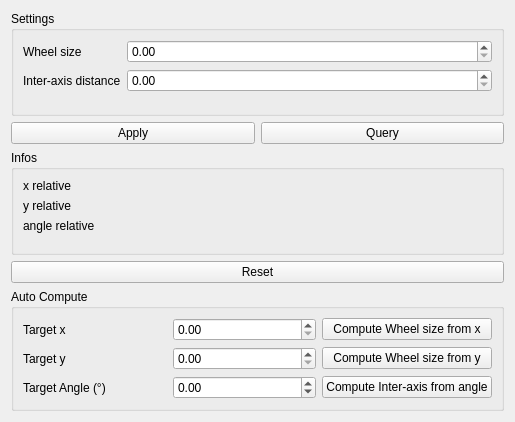
<?xml version="1.0" encoding="UTF-8"?>
<ui version="4.0">
 <class>OdometryWindow</class>
 <widget class="QWidget" name="OdometryWindow">
  <property name="geometry">
   <rect>
    <x>0</x>
    <y>0</y>
    <width>515</width>
    <height>422</height>
   </rect>
  </property>
  <property name="windowTitle">
   <string>Odométrie</string>
  </property>
  <layout class="QVBoxLayout" name="verticalLayout">
   <item>
    <widget class="QGroupBox" name="groupBox">
     <property name="title">
      <string>Settings</string>
     </property>
     <layout class="QFormLayout" name="formLayout">
      <item row="0" column="0">
       <widget class="QLabel" name="label">
        <property name="text">
         <string>Wheel size</string>
        </property>
       </widget>
      </item>
      <item row="0" column="1">
       <widget class="QDoubleSpinBox" name="wheelSize">
        <property name="maximum">
         <double>999.990000000000009</double>
        </property>
       </widget>
      </item>
      <item row="1" column="0">
       <widget class="QLabel" name="label_2">
        <property name="text">
         <string>Inter-axis distance</string>
        </property>
       </widget>
      </item>
      <item row="1" column="1">
       <widget class="QDoubleSpinBox" name="interAxisDistance">
        <property name="maximum">
         <double>999.990000000000009</double>
        </property>
       </widget>
      </item>
     </layout>
    </widget>
   </item>
   <item>
    <layout class="QHBoxLayout" name="horizontalLayout">
     <item>
      <widget class="QPushButton" name="applyButton">
       <property name="text">
        <string>Apply</string>
       </property>
      </widget>
     </item>
     <item>
      <widget class="QPushButton" name="queryButton">
       <property name="text">
        <string>Query</string>
       </property>
      </widget>
     </item>
    </layout>
   </item>
   <item>
    <widget class="QGroupBox" name="groupBox_2">
     <property name="title">
      <string>Infos</string>
     </property>
     <layout class="QFormLayout" name="formLayout_2">
      <item row="0" column="0">
       <widget class="QLabel" name="label_3">
        <property name="text">
         <string>x relative</string>
        </property>
       </widget>
      </item>
      <item row="0" column="1">
       <widget class="QLabel" name="xRelativeLabel">
        <property name="text">
         <string/>
        </property>
       </widget>
      </item>
      <item row="1" column="0">
       <widget class="QLabel" name="label_5">
        <property name="text">
         <string>y relative</string>
        </property>
       </widget>
      </item>
      <item row="1" column="1">
       <widget class="QLabel" name="yRelativeLabel">
        <property name="text">
         <string/>
        </property>
       </widget>
      </item>
      <item row="2" column="0">
       <widget class="QLabel" name="label_7">
        <property name="text">
         <string>angle relative</string>
        </property>
       </widget>
      </item>
      <item row="2" column="1">
       <widget class="QLabel" name="angleRelativeLabel">
        <property name="text">
         <string/>
        </property>
       </widget>
      </item>
     </layout>
    </widget>
   </item>
   <item>
    <widget class="QPushButton" name="resetButton">
     <property name="text">
      <string>Reset</string>
     </property>
    </widget>
   </item>
   <item>
    <widget class="QGroupBox" name="groupBox_3">
     <property name="title">
      <string>Auto Compute</string>
     </property>
     <layout class="QGridLayout" name="gridLayout">
      <item row="2" column="1">
       <widget class="QDoubleSpinBox" name="targetAngle">
        <property name="minimum">
         <double>-20.000000000000000</double>
        </property>
        <property name="maximum">
         <double>20.000000000000000</double>
        </property>
       </widget>
      </item>
      <item row="0" column="0">
       <widget class="QLabel" name="label_4">
        <property name="text">
         <string>Target x</string>
        </property>
       </widget>
      </item>
      <item row="1" column="1">
       <widget class="QDoubleSpinBox" name="targetY">
        <property name="maximum">
         <double>5000.000000000000000</double>
        </property>
       </widget>
      </item>
      <item row="0" column="1">
       <widget class="QDoubleSpinBox" name="targetX">
        <property name="maximum">
         <double>5000.000000000000000</double>
        </property>
       </widget>
      </item>
      <item row="2" column="0">
       <widget class="QLabel" name="label_8">
        <property name="text">
         <string>Target Angle (°)</string>
        </property>
       </widget>
      </item>
      <item row="1" column="0">
       <widget class="QLabel" name="label_6">
        <property name="text">
         <string>Target y</string>
        </property>
       </widget>
      </item>
      <item row="0" column="2">
       <widget class="QPushButton" name="setWheelSizeFromX">
        <property name="text">
         <string>Compute Wheel size from x</string>
        </property>
       </widget>
      </item>
      <item row="1" column="2">
       <widget class="QPushButton" name="setWheelSizeFromY">
        <property name="text">
         <string>Compute Wheel size from y</string>
        </property>
       </widget>
      </item>
      <item row="2" column="2">
       <widget class="QPushButton" name="setInterAxisFromAngle">
        <property name="text">
         <string>Compute Inter-axis from angle</string>
        </property>
       </widget>
      </item>
     </layout>
    </widget>
   </item>
  </layout>
 </widget>
 <resources/>
 <connections/>
</ui>
